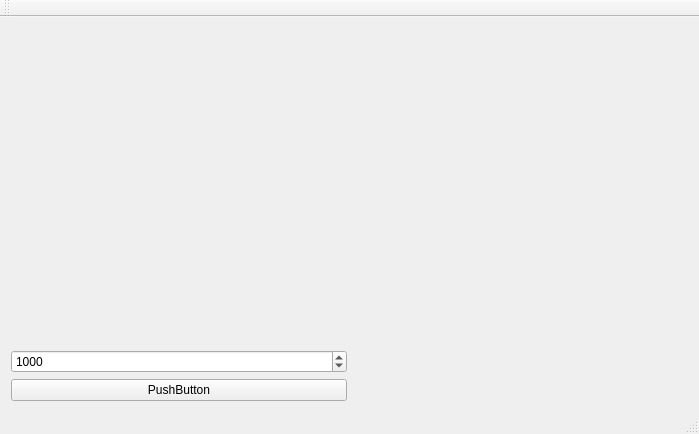
<?xml version="1.0" encoding="UTF-8"?>
<ui version="4.0">
 <class>geom_lab5</class>
 <widget class="QMainWindow" name="geom_lab5">
  <property name="geometry">
   <rect>
    <x>0</x>
    <y>0</y>
    <width>699</width>
    <height>434</height>
   </rect>
  </property>
  <property name="windowTitle">
   <string>geom_lab5</string>
  </property>
  <widget class="QWidget" name="centralWidget">
   <layout class="QGridLayout" name="gridLayout_2">
    <item row="0" column="0">
     <widget class="QCustomPlot" name="customPlot" native="true"/>
    </item>
    <item row="0" column="2">
     <widget class="VornoiWidget" name="widget_2" native="true"/>
    </item>
    <item row="1" column="0">
     <layout class="QVBoxLayout" name="verticalLayout">
      <item>
       <widget class="QSpinBox" name="spinBox">
        <property name="minimum">
         <number>500</number>
        </property>
        <property name="maximum">
         <number>10000000</number>
        </property>
        <property name="value">
         <number>1000</number>
        </property>
       </widget>
      </item>
      <item>
       <widget class="QPushButton" name="pushButton">
        <property name="text">
         <string>PushButton</string>
        </property>
       </widget>
      </item>
     </layout>
    </item>
   </layout>
  </widget>
  <widget class="QMenuBar" name="menuBar">
   <property name="geometry">
    <rect>
     <x>0</x>
     <y>0</y>
     <width>699</width>
     <height>21</height>
    </rect>
   </property>
  </widget>
  <widget class="QToolBar" name="mainToolBar">
   <attribute name="toolBarArea">
    <enum>TopToolBarArea</enum>
   </attribute>
   <attribute name="toolBarBreak">
    <bool>false</bool>
   </attribute>
  </widget>
  <widget class="QStatusBar" name="statusBar"/>
 </widget>
 <layoutdefault spacing="6" margin="11"/>
 <customwidgets>
  <customwidget>
   <class>QCustomPlot</class>
   <extends>QWidget</extends>
   <header>qcustomplot.h</header>
   <container>1</container>
  </customwidget>
  <customwidget>
   <class>VornoiWidget</class>
   <extends>QWidget</extends>
   <header>vornoiwidget.h</header>
   <container>1</container>
  </customwidget>
 </customwidgets>
 <resources/>
 <connections/>
</ui>
